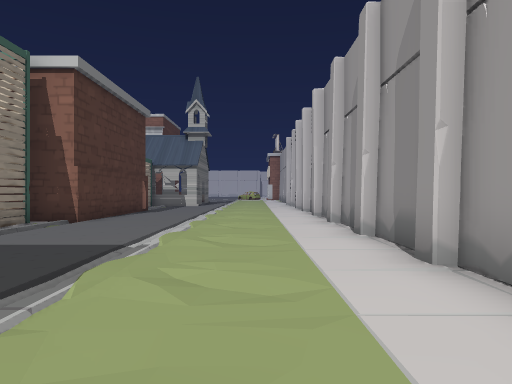
view 1 (above)

15 first-person views from a walk through a Unity game level. The camera is 1.5 m above the floor, looks level and sees 70° across. The floor is counted in squares, 2 m on a side. Each view is taken from the middle of a square. On the plan, view 1 faces up. The plan holds only what a view shows up to about 11 squares ahead; the rest is blank. The place goes on beyond the plan. The player character is not drawn. Some animated figures are left out.

view 2
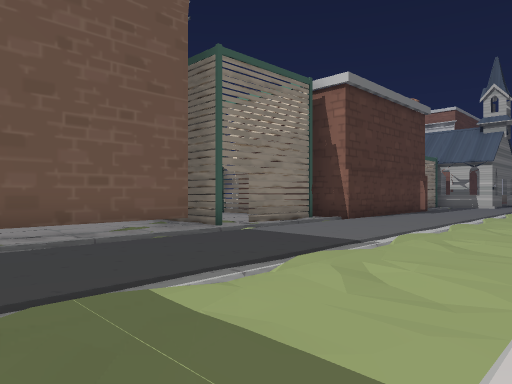

view 3
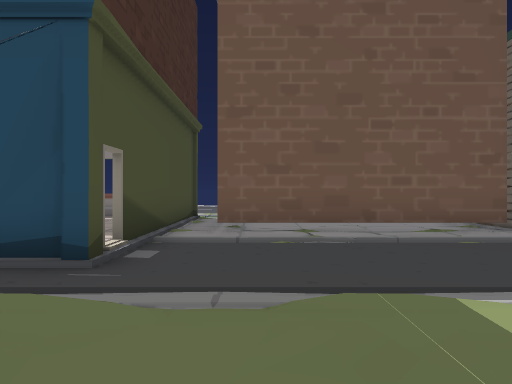

view 4
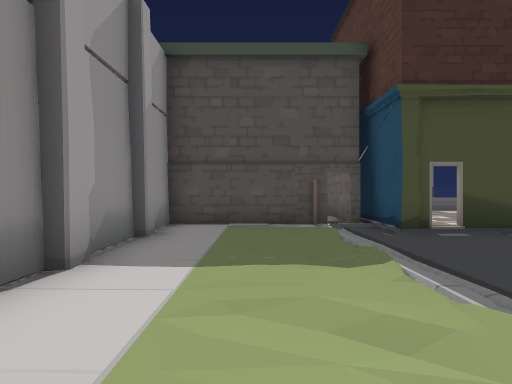

view 5
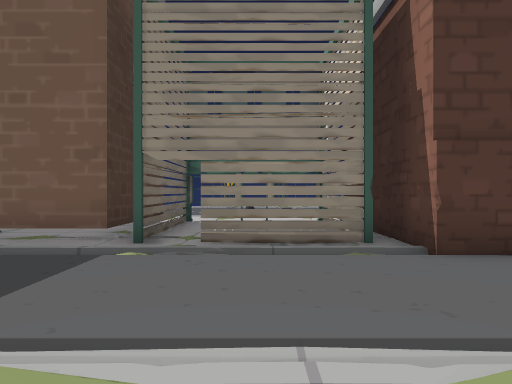

view 6
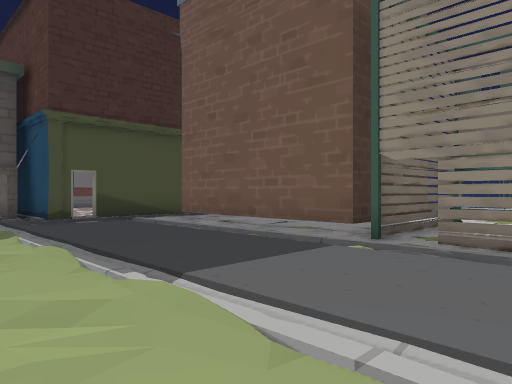

view 7
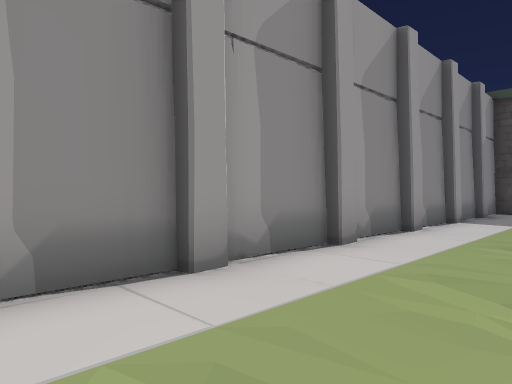

view 8
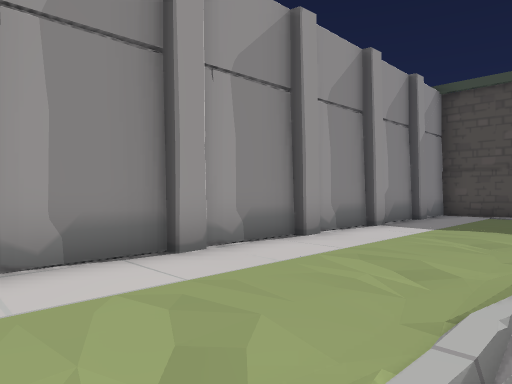

view 9
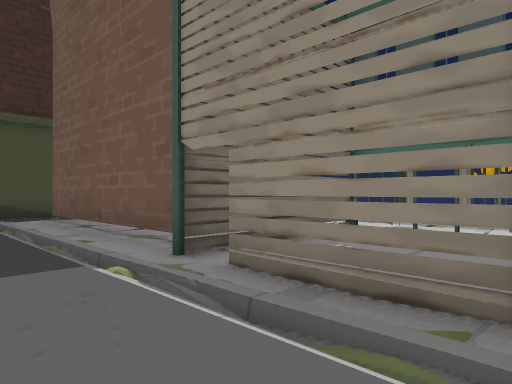

view 10
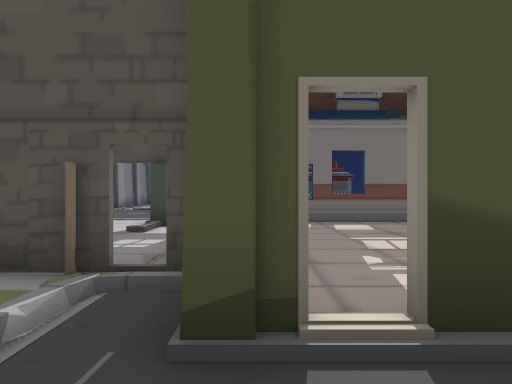

view 11
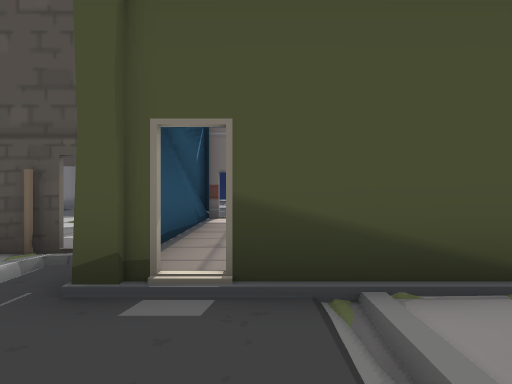

view 12
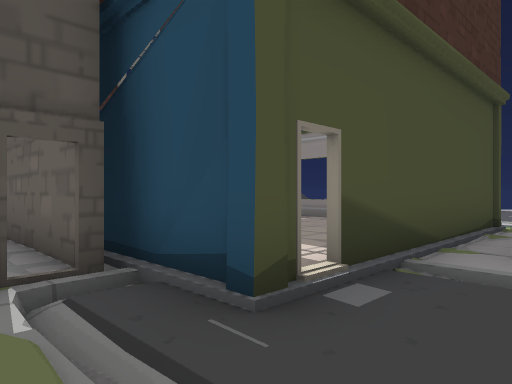

view 13
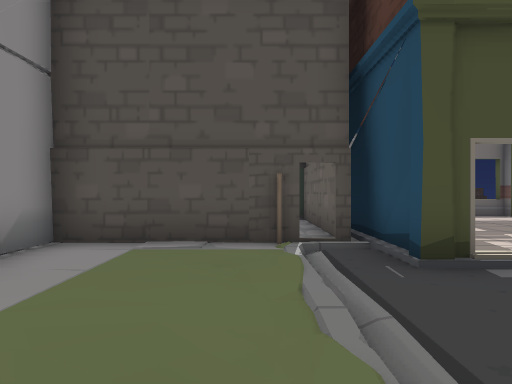

view 14
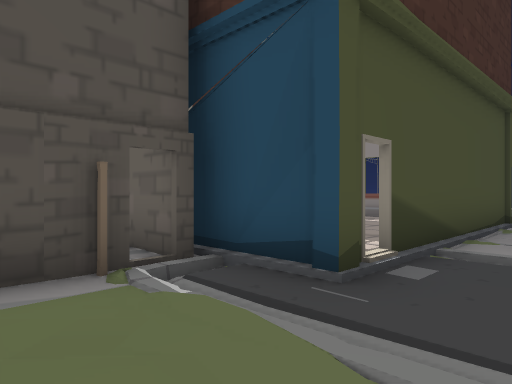

view 15
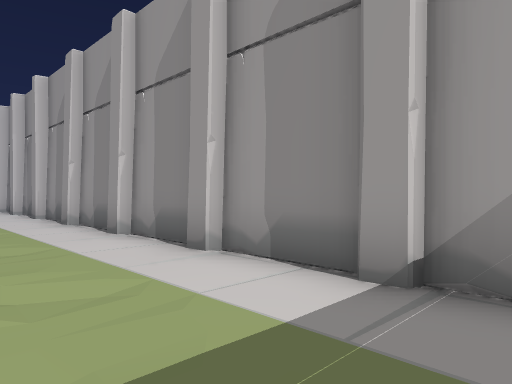

### Floor plan
Ten units are one square. View 1 is at (0, 0); x grows to the right and y downward. Boxes are objects, and circles mark ways between rooms. Rooms are numbered by the first view taken in them; rooms with no view inside come last. Other rooms are left out.
<svg viewBox="-101 -120 131 211">
<path fill="none" stroke="#000" d="M-58 -47 -58 7M20 5 20 -105M-33 18 -28 18 -28 35M-54 -87 -54 -61M-28 22 -27 31M-18 34 19 34 19 20M-45 -110 -45 -92M-95 18 -38 18M-47 -51 -47 -45M-47 -80 -47 -66M-92 45 -92 50M-65 83 -41 83M-80 80 -80 86M-80 83 -71 83M-27 85 -28 36M-92 55 -92 65M-54 -87 -94 -87M-96 -52 -54 -52M-94 -47 -58 -47M-45 -92 -88 -92"/>
<rect x="-15" y="25" width="10" height="10" fill="#bbb"><title>other object</title></rect>
<rect x="15" y="5" width="10" height="10" fill="#bbb"><title>other object</title></rect>
<rect x="15" y="-15" width="10" height="10" fill="#bbb"><title>other object</title></rect>
<rect x="15" y="-45" width="10" height="10" fill="#bbb"><title>other object</title></rect>
<rect x="15" y="-65" width="10" height="10" fill="#bbb"><title>other object</title></rect>
<rect x="15" y="-95" width="10" height="10" fill="#bbb"><title>other object</title></rect>
<rect x="15" y="-115" width="10" height="10" fill="#bbb"><title>other object</title></rect>
<circle cx="-40" cy="20" r="3" fill="#2a7"/>
<circle cx="-50" cy="-60" r="3" fill="#2a7"/>
<text x="-10" y="-40">1</text>
<text x="-60" y="50">2</text>
<text x="-70" y="-70">3</text>
</svg>
Room 1 opens to room 2. Room 1 opens to room 3.

Where each view was taken, in squares from view 1:
view 1: 0 up, 0 right, facing up
view 2: 0 up, 1 right, facing up-left
view 3: 0 up, 1 right, facing left
view 4: 5 up, 0 right, facing down
view 5: 7 up, 0 right, facing left
view 6: 8 up, 0 right, facing down-left
view 7: 11 up, 1 left, facing down-right
view 8: 9 up, 2 left, facing down-right
view 9: 9 up, 3 left, facing down-left
view 10: 0 up, 3 left, facing down
view 11: 1 up, 4 left, facing down
view 12: 0 up, 1 left, facing down-left
view 13: 2 up, 1 left, facing down
view 14: 0 up, 0 right, facing down-left
view 15: 0 up, 1 left, facing up-right
